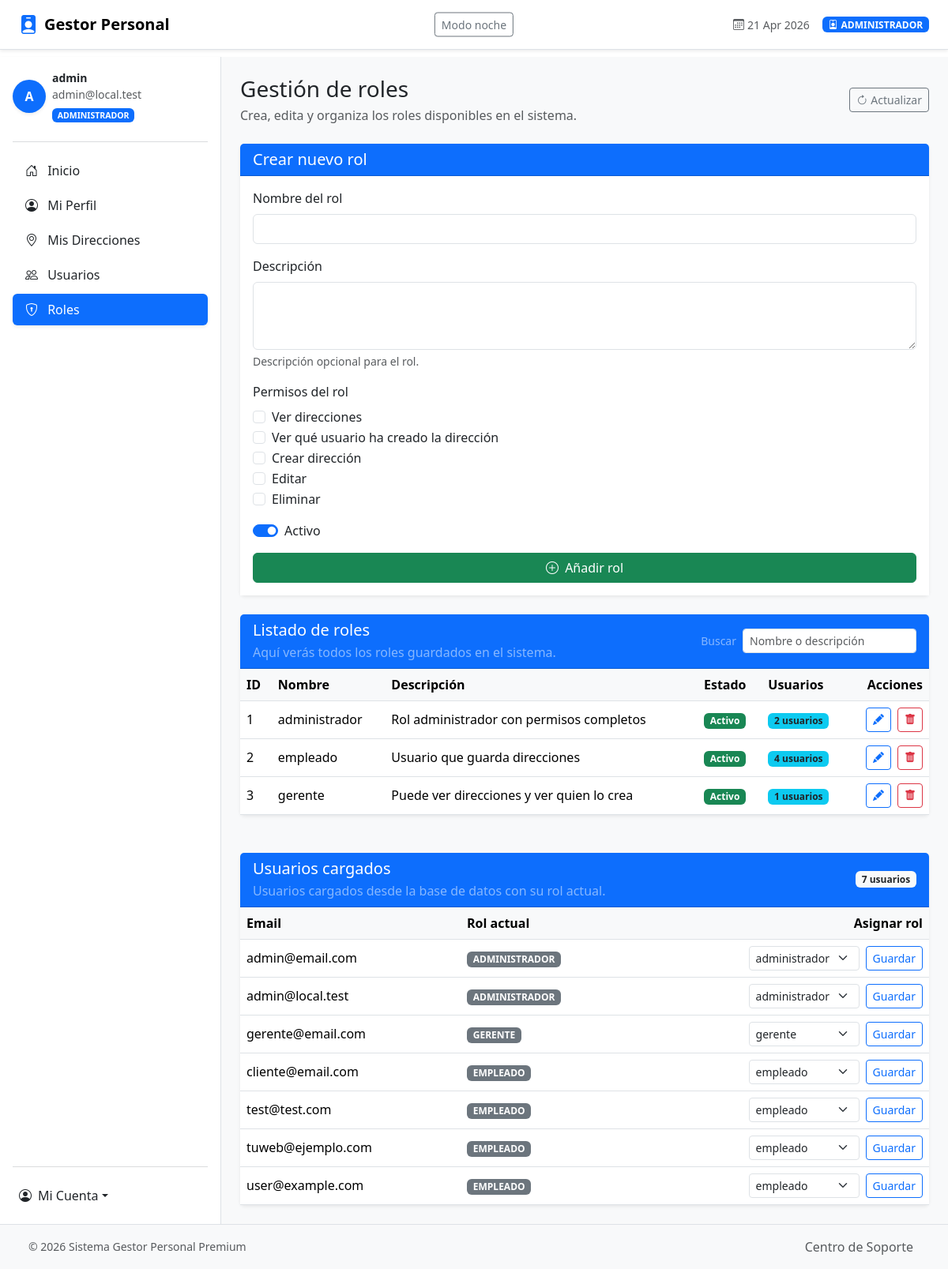
Screenshot of /templates/frontend/roles.php (signed in) with the database file from the repository.
### tables this page shows
CREATE TABLE `roles` (
  `id` int(11) NOT NULL,
  `nombre` varchar(100) NOT NULL,
  `descripcion` text DEFAULT NULL,
  `activo` tinyint(1) NOT NULL DEFAULT 1,
  `permisos` text DEFAULT NULL,
  `fechaCreacion` datetime NOT NULL DEFAULT current_timestamp(),
  `fechaModificacion` datetime NOT NULL DEFAULT current_timestamp() ON UPDATE current_timestamp()
);

CREATE TABLE `users` (
  `id` int(11) NOT NULL,
  `username` varchar(100) NOT NULL,
  `apellidos` varchar(150) DEFAULT NULL,
  `DNI` varchar(50) DEFAULT NULL,
  `fechaNacimiento` date DEFAULT NULL,
  `telefono` varchar(30) DEFAULT NULL,
  `email` varchar(150) NOT NULL,
  `password` varchar(255) NOT NULL,
  `role` varchar(100) DEFAULT NULL,
  `fechaCreacion` datetime NOT NULL DEFAULT current_timestamp(),
  `fechaModificacion` datetime NOT NULL DEFAULT current_timestamp() ON UPDATE current_timestamp()
);

### templates/frontend/roles.php (the view, shortened to what the rows shown need)
<?php
require_once __DIR__ . '/../../clases/CPRole.php';
require_once __DIR__ . '/../../clases/CPUser.php';
require_once('head.php');
$currentUser = CPUser::buscarPorEmail($_SESSION['email'] ?? '');
$isAdminUser = $currentUser ? $currentUser->esAdministrador() : false;
$roles = CPRole::leerTodo();
$usuarios = CPUser::leerTodo();
$rolePriority = [
    'administrador' => 1,
    'gerente' => 2,
    'empleado' => 3,
    'standard' => 3,
];
usort($usuarios, function($a, $b) use ($rolePriority) {
    $roleA = mb_strtolower(trim($a->getRole() ?: 'empleado'));
    $roleB = mb_strtolower(trim($b->getRole() ?: 'empleado'));
    if ($roleA === 'standard') $roleA = 'empleado';
    if ($roleB === 'standard') $roleB = 'empleado';
    $prioA = $rolePriority[$roleA] ?? 99;
    $prioB = $rolePriority[$roleB] ?? 99;
    if ($prioA !== $prioB) {
        return $prioA <=> $prioB;
    }
    return strcasecmp($a->getEmail(), $b->getEmail());
});
$availableRoles = array_values(array_unique(array_filter(array_merge(
    ['administrador', 'empleado'],
    array_map(fn($r) => trim($r->getNombre()), $roles)
), fn($role) => $role !== '')));
$listaRolesNumerados = array_values($roles);
?>
<main class="flex-grow-1 p-4 bg-light">
    <div class="d-flex flex-column flex-sm-row align-items-start align-items-sm-center justify-content-between mb-4 gap-3">
        <div>
            <h1 class="h3 mb-1">Gestión de roles</h1>
        </div>
    </div>
    <div class="row g-4">
        <div class="col-12">
            <div class="card shadow-sm border-0">
                <div class="card-header bg-primary text-white">
                    <h2 class="h5 mb-0">Crear nuevo rol</h2>
                </div>
            </div>
        </div>
        <div class="col-12">
            <div class="card shadow-sm border-0">
                <div class="card-header bg-primary text-white d-flex flex-column flex-md-row align-items-md-center justify-content-between gap-3">
                    <div>
                        <h2 class="h5 mb-1">Listado de roles</h2>
                    </div>
                </div>
                <div class="card-body p-0 cp-users-card-body">
                    <div class="table-responsive">
                        <table class="table table-hover mb-0 align-middle cp-users-table">
                            <thead class="table-light">
                                <tr>
                                    <th>ID</th>
                                    <th>Nombre</th>
                                    <th>Descripción</th>
                                    <th>Estado</th>
                                    <th>Usuarios</th>
                                    <th class="text-end">Acciones</th>
                                </tr>
                            </thead>
                            <tbody id="rolesTableBody">
                                <?php if (empty($roles) && empty($userRoleTypes)): ?>
                                    <tr><td colspan="6" class="text-center py-4 text-muted">No hay roles creados todavía.</td></tr>
                                <?php else: ?>
                                    <?php foreach ($listaRolesNumerados as $index => $rol): ?>
                                        <tr data-nombre="<?php echo h(mb_strtolower($rol->getNombre())); ?>" data-descripcion="<?php echo h(mb_strtolower($rol->getDescripcion())); ?>">
                                            <td><?php echo h($index + 1); ?></td>
                                            <td><?php echo h($rol->getNombre()); ?></td>
                                            <td><?php echo h($rol->getDescripcion()); ?></td>
                                            <td>
                                                <?php if ($rol->isActivo()): ?>
                                                    <span class="badge bg-success">Activo</span>
                                                <?php else: ?>
                                                    <span class="badge bg-secondary">Inactivo</span>
                                                <?php endif; ?>
                                            </td>
                                            <td>
                                                <?php
                                                    $count = 0;
                                                    foreach ($usuarios as $usuario) {
                                                        $usuarioRole = mb_strtolower(trim($usuario->getRole() ?: 'empleado'));
                                                        if ($usuario && $usuarioRole === trim(mb_strtolower($rol->getNombre()))) {
                                                            $count++;
                                                        }
                                                    }
                                                ?>
                                                <span class="badge bg-info text-dark"><?php echo $count; ?> usuarios</span>
                                            </td>
                                            <td class="text-end">
                                                <div class="d-flex justify-content-end gap-2 align-items-center flex-wrap">
                                                    <button type="button" class="btn btn-sm btn-outline-primary edit-role-btn" data-bs-toggle="modal" data-bs-target="#editRoleModal" data-id="<?php echo h($rol->getId()); ?>" data-name="<?php echo h($rol->getNombre()); ?>" data-description="<?php echo h($rol->getDescripcion()); ?>" data-active="<?php echo $rol->isActivo() ? '1' : '0'; ?>" data-perm-view="<?php echo $rol->hasPermission('view_direcciones') ? '1' : '0'; ?>" data-perm-view-creator="<?php echo $rol->hasPermission('view_creator') ? '1' : '0'; ?>" data-perm-add="<?php echo $rol->hasPermission('add_direcciones') ? '1' : '0'; ?>" data-perm-edit="<?php echo $rol->hasPermission('edit_direcciones') ? '1' : '0'; ?>" data-perm-delete="<?php echo $rol->hasPermission('delete_direcciones') ? '1' : '0'; ?>">
                                                        <i class="bi bi-pencil-fill"></i>
                                                    </button>
                                                    <form method="post" class="m-0" onsubmit="return confirm('¿Eliminar este rol? Esta acción es irreversible y afectará a todos los usuarios con este rol.');">
                                                        <button type="submit" name="delete_role" class="btn btn-sm btn-outline-danger">
                                                            <i class="bi bi-trash-fill"></i>
                                                        </button>
                                                    </form>
                                                </div>
                                            </td>
                                        </tr>
                                    <?php endforeach; ?>
                                <?php endif; ?>
                            </tbody>
                        </table>
                    </div>
                </div>
            </div>
        </div>
    </div>
    <div class="row g-4 mt-4">
        <div class="col-12">
            <div class="card shadow-sm border-0">
                <div class="card-header bg-primary text-white d-flex flex-column flex-sm-row align-items-sm-center justify-content-between gap-3">
                    <div>
                        <h2 class="h5 mb-1">Usuarios cargados</h2>
                    </div>
                </div>
                <div class="card-body p-0 cp-users-card-body">
                    <div class="table-responsive">
                        <table class="table table-hover mb-0 align-middle cp-users-table">
                            <thead class="table-light">
                                <tr>
                                    <th>Email</th>
                                    <th>Rol actual</th>
                                    <th class="text-end">Asignar rol</th>
                                </tr>
                            </thead>
                            <tbody>
                                <?php if (empty($usuarios)): ?>
                                    <tr><td colspan="3" class="text-center py-4 text-muted">No hay usuarios registrados.</td></tr>
                                <?php else: ?>
                                    <?php foreach ($usuarios as $usuario): ?>
                                        <tr>
                                            <td><?php echo h($usuario->getEmail()); ?></td>
                                            <td>
                                                <?php $displayRole = $usuario->getRole() ?: 'empleado'; if ($displayRole === 'standard') { $displayRole = 'empleado'; } ?>
                                                <span class="badge bg-secondary text-uppercase"><?php echo h($displayRole); ?></span>
                                            </td>
                                            <td class="text-end">
                                                <?php if ($isAdminUser): ?>
                                                    <form method="post" class="d-flex flex-wrap justify-content-end gap-2 align-items-center">
                                                        <select name="role_name" class="form-select form-select-sm w-auto">
                                                            <?php foreach ($availableRoles as $optionRole): ?>
                                                                <option value="<?php echo h($optionRole); ?>" <?php echo $optionRole === $usuario->getRole() ? 'selected' : ''; ?>><?php echo h($optionRole); ?></option>
                                                            <?php endforeach; ?>
                                                        </select>
                                                        <button type="submit" name="assign_user_role" class="btn btn-sm btn-outline-primary">Guardar</button>
                                                    </form>
                                                <?php else: ?>
                                                    <span class="text-muted">Sin permiso</span>
                                                <?php endif; ?>
                                            </td>
                                        </tr>
                                    <?php endforeach; ?>
                                <?php endif; ?>
                            </tbody>
                        </table>
                    </div>
                </div>
            </div>
        </div>
    </div>
</main>
<?php require_once('footer.php'); ?>

### rows the page displays
roles: nombre "administrador", descripcion "Rol administrador con permisos completos", activo "Activo", count "2"
roles: nombre "empleado", descripcion "Usuario que guarda direcciones", activo "Activo", count "4"
roles: nombre "gerente", descripcion "Puede ver direcciones y ver quien lo crea", activo "Activo", count "1"
users: email "admin@email.com", role "ADMINISTRADOR"
users: email "admin@local.test", role "ADMINISTRADOR"
users: email "gerente@email.com", role "GERENTE"
users: email "cliente@email.com", role "EMPLEADO"
users: email "test@test.com", role "EMPLEADO"
users: email "tuweb@ejemplo.com", role "EMPLEADO"
users: email "user@example.com", role "EMPLEADO"

### other values shown
$rolUsuario "ADMINISTRADOR"
substr($correoUsuario, 0, 1) "A"
explode('@', $correoUsuario)[0] "admin"
$correoUsuario "admin@local.test"
$item['etiqueta'] "Inicio"
$item['etiqueta'] "Mi Perfil"
$item['etiqueta'] "Mis Direcciones"
$item['etiqueta'] "Usuarios"
$item['etiqueta'] "Roles"
count($usuarios) "7"
form field role_name "administrador"
form field role_name "gerente"
form field role_name "empleado"
